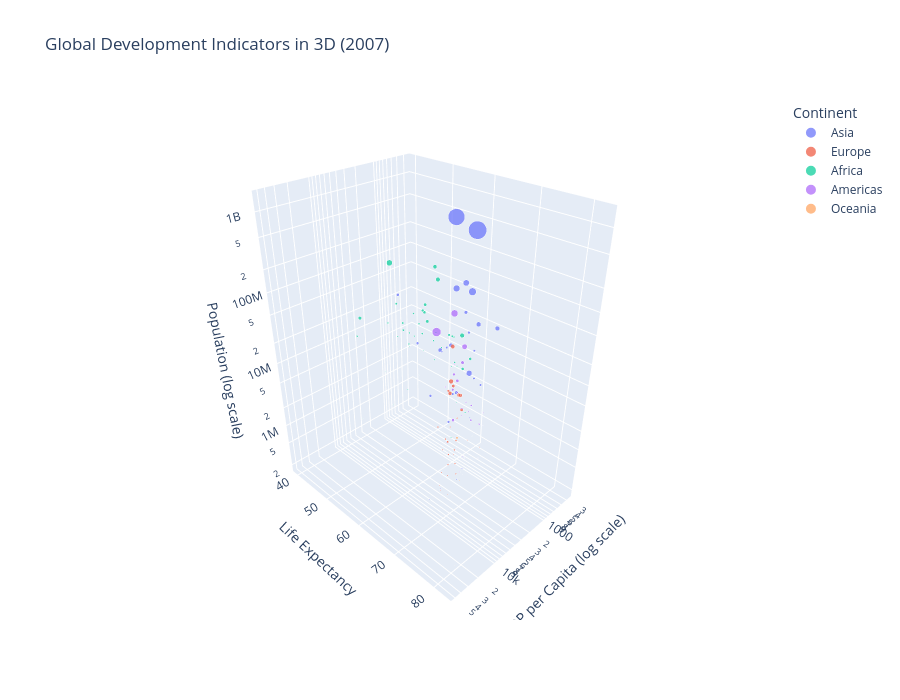

Write notebook code for a chart like this one.
### Markdown cell above
## 4️⃣ Interactive 3D Plots with Plotly

### Why Plotly for 3D?

Plotly creates **interactive 3D visualizations** that users can:
- Rotate freely with mouse
- Zoom in/out smoothly
- Hover to see exact values
- Toggle data series on/off
- Export as static images

### Interactive Features:
- **Hover**: See data point details
- **Click & Drag**: Rotate the 3D view
- **Scroll**: Zoom in and out
- **Camera Controls**: Reset view, toggle projection

Let's create an interactive 3D scatter plot showing the relationship between GDP, life expectancy, and population.

### Code cell
# Filter for a specific year to reduce clutter
df_2007 = df_gapminder[df_gapminder['year'] == 2007]

print(f"📊 Creating interactive 3D scatter plot ({len(df_2007)} countries)\n")

# Create interactive 3D scatter plot
fig = px.scatter_3d(
    df_2007,
    x='gdpPercap',  # X-axis: GDP per capita
    y='lifeExp',     # Y-axis: Life expectancy
    z='pop',         # Z-axis: Population
    color='continent',  # Color by continent
    size='pop',      # Bubble size by population
    hover_name='country',  # Show country on hover
    hover_data={
        'gdpPercap': ':$,.0f',
        'lifeExp': ':.1f',
        'pop': ':,'
    },
    title='Global Development Indicators in 3D (2007)',
    labels={
        'gdpPercap': 'GDP per Capita (USD)',
        'lifeExp': 'Life Expectancy (years)',
        'pop': 'Population',
        'continent': 'Continent'
    },
    height=700,
    size_max=30,
    opacity=0.7
)

# Customize layout
fig.update_layout(
    scene=dict(
        xaxis=dict(type='log', title='GDP per Capita (log scale)'),
        yaxis=dict(title='Life Expectancy'),
        zaxis=dict(type='log', title='Population (log scale)'),
        camera=dict(
            eye=dict(x=1.5, y=1.5, z=1.3)  # Initial viewing angle
        )
    ),
    font=dict(size=12)
)

fig.show()

print("\n🎯 What to Explore:")
print("1. Rotate the plot to see different angles")
print("2. Hover over points to identify countries")
print("3. Notice how continents cluster in different regions")
print("4. Observe the relationship: higher GDP ↔ higher life expectancy")
print("5. See how population (bubble size) varies")
print("\n💡 Tip: Use the camera controls in the top right!")

### Figure 1 — Plotly figure (JSON) as saved in the notebook; plotly's stock layout.template omitted (floating-point values rounded to 4 significant figures)
{"data": [{"hovertemplate": "<b>%{hovertext}</b><br><br>Continent=Asia<br>GDP per Capita (USD)=%{x:$,.0f}<br>Life Expectancy (years)=%{y:.1f}<br>Population=%{marker.size:,}<extra></extra>", "hovertext": ["Afghanistan", "Bahrain", "Bangladesh", "Cambodia", "China", "Hong Kong, China", "India", "Indonesia", "Iran", "Iraq", "Israel", "Japan", "Jordan", "Korea, Dem. Rep.", "Korea, Rep.", "Kuwait", "Lebanon", "Malaysia", "Mongolia", "Myanmar", "Nepal", "Oman", "Pakistan", "Philippines", "Saudi Arabia", "Singapore", "Sri Lanka", "Syria", "Taiwan", "Thailand", "Vietnam", "West Bank and Gaza", "Yemen, Rep."], "legendgroup": "Asia", "marker": {"color": "#636efa", "opacity": 0.7, "size": [31889923, 708573, 150448339, 14131858, 1318683096, 6980412, 1110396331, 223547000, 69453570, 27499638, 6426679, 127467972, 6053193, 23301725, 49044790, 2505559, 3921278, 24821286, 2874127, 47761980, 28901790, 3204897, 169270617, 91077287, 27601038, 4553009, 20378239, 19314747, 23174294, 65068149, 85262356, 4018332, 22211743], "sizemode": "area", "sizeref": 1465000.0, "symbol": "circle"}, "mode": "markers", "name": "Asia", "scene": "scene", "showlegend": true, "type": "scatter3d", "x": [974.6, 29800.0, 1391.0, 1714.0, 4959.0, 39720.0, 2452.0, 3541.0, 11610.0, 4471.0, 25520.0, 31660.0, 4519.0, 1593.0, 23350.0, 47310.0, 10460.0, 12450.0, 3096.0, 944.0, 1091.0, 22320.0, 2606.0, 3190.0, 21650.0, 47140.0, 3970.0, 4185.0, 28720.0, 7458.0, 2442.0, 3025.0, 2281.0], "y": [43.83, 75.64, 64.06, 59.72, 72.96, 82.21, 64.7, 70.65, 70.96, 59.55, 80.75, 82.6, 72.53, 67.3, 78.62, 77.59, 71.99, 74.24, 66.8, 62.07, 63.78, 75.64, 65.48, 71.69, 72.78, 79.97, 72.4, 74.14, 78.4, 70.62, 74.25, 73.42, 62.7], "z": [31889923, 708573, 150448339, 14131858, 1318683096, 6980412, 1110396331, 223547000, 69453570, 27499638, 6426679, 127467972, 6053193, 23301725, 49044790, 2505559, 3921278, 24821286, 2874127, 47761980, 28901790, 3204897, 169270617, 91077287, 27601038, 4553009, 20378239, 19314747, 23174294, 65068149, 85262356, 4018332, 22211743]}, {"hovertemplate": "<b>%{hovertext}</b><br><br>Continent=Europe<br>GDP per Capita (USD)=%{x:$,.0f}<br>Life Expectancy (years)=%{y:.1f}<br>Population=%{marker.size:,}<extra></extra>", "hovertext": ["Albania", "Austria", "Belgium", "Bosnia and Herzegovina", "Bulgaria", "Croatia", "Czech Republic", "Denmark", "Finland", "France", "Germany", "Greece", "Hungary", "Iceland", "Ireland", "Italy", "Montenegro", "Netherlands", "Norway", "Poland", "Portugal", "Romania", "Serbia", "Slovak Republic", "Slovenia", "Spain", "Sweden", "Switzerland", "Turkey", "United Kingdom"], "legendgroup": "Europe", "marker": {"color": "#EF553B", "opacity": 0.7, "size": [3600523, 8199783, 10392226, 4552198, 7322858, 4493312, 10228744, 5468120, 5238460, 61083916, 82400996, 10706290, 9956108, 301931, 4109086, 58147733, 684736, 16570613, 4627926, 38518241, 10642836, 22276056, 10150265, 5447502, 2009245, 40448191, 9031088, 7554661, 71158647, 60776238], "sizemode": "area", "sizeref": 1465000.0, "symbol": "circle"}, "mode": "markers", "name": "Europe", "scene": "scene", "showlegend": true, "type": "scatter3d", "x": [5937.0, 36130.0, 33690.0, 7446.0, 10680.0, 14620.0, 22830.0, 35280.0, 33210.0, 30470.0, 32170.0, 27540.0, 18010.0, 36180.0, 40680.0, 28570.0, 9254.0, 36800.0, 49360.0, 15390.0, 20510.0, 10810.0, 9787.0, 18680.0, 25770.0, 28820.0, 33860.0, 37510.0, 8458.0, 33200.0], "y": [76.42, 79.83, 79.44, 74.85, 73.0, 75.75, 76.49, 78.33, 79.31, 80.66, 79.41, 79.48, 73.34, 81.76, 78.89, 80.55, 74.54, 79.76, 80.2, 75.56, 78.1, 72.48, 74.0, 74.66, 77.93, 80.94, 80.88, 81.7, 71.78, 79.42], "z": [3600523, 8199783, 10392226, 4552198, 7322858, 4493312, 10228744, 5468120, 5238460, 61083916, 82400996, 10706290, 9956108, 301931, 4109086, 58147733, 684736, 16570613, 4627926, 38518241, 10642836, 22276056, 10150265, 5447502, 2009245, 40448191, 9031088, 7554661, 71158647, 60776238]}, {"hovertemplate": "<b>%{hovertext}</b><br><br>Continent=Africa<br>GDP per Capita (USD)=%{x:$,.0f}<br>Life Expectancy (years)=%{y:.1f}<br>Population=%{marker.size:,}<extra></extra>", "hovertext": ["Algeria", "Angola", "Benin", "Botswana", "Burkina Faso", "Burundi", "Cameroon", "Central African Republic", "Chad", "Comoros", "Congo, Dem. Rep.", "Congo, Rep.", "Cote d'Ivoire", "Djibouti", "Egypt", "Equatorial Guinea", "Eritrea", "Ethiopia", "Gabon", "Gambia", "Ghana", "Guinea", "Guinea-Bissau", "Kenya", "Lesotho", "Liberia", "Libya", "Madagascar", "Malawi", "Mali", "Mauritania", "Mauritius", "Morocco", "Mozambique", "Namibia", "Niger", "Nigeria", "Reunion", "Rwanda", "Sao Tome and Principe", "Senegal", "Sierra Leone", "Somalia", "South Africa", "Sudan", "Swaziland", "Tanzania", "Togo", "Tunisia", "Uganda", "Zambia", "Zimbabwe"], "legendgroup": "Africa", "marker": {"color": "#00cc96", "opacity": 0.7, "size": [33333216, 12420476, 8078314, 1639131, 14326203, 8390505, 17696293, 4369038, 10238807, 710960, 64606759, 3800610, 18013409, 496374, 80264543, 551201, 4906585, 76511887, 1454867, 1688359, 22873338, 9947814, 1472041, 35610177, 2012649, 3193942, 6036914, 19167654, 13327079, 12031795, 3270065, 1250882, 33757175, 19951656, 2055080, 12894865, 135031164, 798094, 8860588, 199579, 12267493, 6144562, 9118773, 43997828, 42292929, 1133066, 38139640, 5701579, 10276158, 29170398, 11746035, 12311143], "sizemode": "area", "sizeref": 1465000.0, "symbol": "circle"}, "mode": "markers", "name": "Africa", "scene": "scene", "showlegend": true, "type": "scatter3d", "x": [6223.0, 4797.0, 1441.0, 12570.0, 1217.0, 430.1, 2042.0, 706.0, 1704.0, 986.1, 277.6, 3633.0, 1545.0, 2082.0, 5581.0, 12150.0, 641.4, 690.8, 13210.0, 752.7, 1328.0, 942.7, 579.2, 1463.0, 1569.0, 414.5, 12060.0, 1045.0, 759.3, 1043.0, 1803.0, 10960.0, 3820.0, 823.7, 4811.0, 619.7, 2014.0, 7670.0, 863.1, 1598.0, 1712.0, 862.5, 926.1, 9270.0, 2602.0, 4513.0, 1107.0, 883.0, 7093.0, 1056.0, 1271.0, 469.7], "y": [72.3, 42.73, 56.73, 50.73, 52.3, 49.58, 50.43, 44.74, 50.65, 65.15, 46.46, 55.32, 48.33, 54.79, 71.34, 51.58, 58.04, 52.95, 56.73, 59.45, 60.02, 56.01, 46.39, 54.11, 42.59, 45.68, 73.95, 59.44, 48.3, 54.47, 64.16, 72.8, 71.16, 42.08, 52.91, 56.87, 46.86, 76.44, 46.24, 65.53, 63.06, 42.57, 48.16, 49.34, 58.56, 39.61, 52.52, 58.42, 73.92, 51.54, 42.38, 43.49], "z": [33333216, 12420476, 8078314, 1639131, 14326203, 8390505, 17696293, 4369038, 10238807, 710960, 64606759, 3800610, 18013409, 496374, 80264543, 551201, 4906585, 76511887, 1454867, 1688359, 22873338, 9947814, 1472041, 35610177, 2012649, 3193942, 6036914, 19167654, 13327079, 12031795, 3270065, 1250882, 33757175, 19951656, 2055080, 12894865, 135031164, 798094, 8860588, 199579, 12267493, 6144562, 9118773, 43997828, 42292929, 1133066, 38139640, 5701579, 10276158, 29170398, 11746035, 12311143]}, {"hovertemplate": "<b>%{hovertext}</b><br><br>Continent=Americas<br>GDP per Capita (USD)=%{x:$,.0f}<br>Life Expectancy (years)=%{y:.1f}<br>Population=%{marker.size:,}<extra></extra>", "hovertext": ["Argentina", "Bolivia", "Brazil", "Canada", "Chile", "Colombia", "Costa Rica", "Cuba", "Dominican Republic", "Ecuador", "El Salvador", "Guatemala", "Haiti", "Honduras", "Jamaica", "Mexico", "Nicaragua", "Panama", "Paraguay", "Peru", "Puerto Rico", "Trinidad and Tobago", "United States", "Uruguay", "Venezuela"], "legendgroup": "Americas", "marker": {"color": "#ab63fa", "opacity": 0.7, "size": [40301927, 9119152, 190010647, 33390141, 16284741, 44227550, 4133884, 11416987, 9319622, 13755680, 6939688, 12572928, 8502814, 7483763, 2780132, 108700891, 5675356, 3242173, 6667147, 28674757, 3942491, 1056608, 301139947, 3447496, 26084662], "sizemode": "area", "sizeref": 1465000.0, "symbol": "circle"}, "mode": "markers", "name": "Americas", "scene": "scene", "showlegend": true, "type": "scatter3d", "x": [12780.0, 3822.0, 9066.0, 36320.0, 13170.0, 7007.0, 9645.0, 8948.0, 6025.0, 6873.0, 5728.0, 5186.0, 1202.0, 3548.0, 7321.0, 11980.0, 2749.0, 9809.0, 4173.0, 7409.0, 19330.0, 18010.0, 42950.0, 10610.0, 11420.0], "y": [75.32, 65.55, 72.39, 80.65, 78.55, 72.89, 78.78, 78.27, 72.23, 74.99, 71.88, 70.26, 60.92, 70.2, 72.57, 76.19, 72.9, 75.54, 71.75, 71.42, 78.75, 69.82, 78.24, 76.38, 73.75], "z": [40301927, 9119152, 190010647, 33390141, 16284741, 44227550, 4133884, 11416987, 9319622, 13755680, 6939688, 12572928, 8502814, 7483763, 2780132, 108700891, 5675356, 3242173, 6667147, 28674757, 3942491, 1056608, 301139947, 3447496, 26084662]}, {"hovertemplate": "<b>%{hovertext}</b><br><br>Continent=Oceania<br>GDP per Capita (USD)=%{x:$,.0f}<br>Life Expectancy (years)=%{y:.1f}<br>Population=%{marker.size:,}<extra></extra>", "hovertext": ["Australia", "New Zealand"], "legendgroup": "Oceania", "marker": {"color": "#FFA15A", "opacity": 0.7, "size": [20434176, 4115771], "sizemode": "area", "sizeref": 1465000.0, "symbol": "circle"}, "mode": "markers", "name": "Oceania", "scene": "scene", "showlegend": true, "type": "scatter3d", "x": [34440.0, 25190.0], "y": [81.23, 80.2], "z": [20434176, 4115771]}], "layout": {"font": {"size": 12}, "height": 700, "legend": {"itemsizing": "constant", "title": {"text": "Continent"}, "tracegroupgap": 0}, "scene": {"camera": {"eye": {"x": 1.5, "y": 1.5, "z": 1.3}}, "domain": {"x": [0.0, 1.0], "y": [0.0, 1.0]}, "xaxis": {"title": {"text": "GDP per Capita (log scale)"}, "type": "log"}, "yaxis": {"title": {"text": "Life Expectancy"}}, "zaxis": {"title": {"text": "Population (log scale)"}, "type": "log"}}, "title": {"text": "Global Development Indicators in 3D (2007)"}}}
